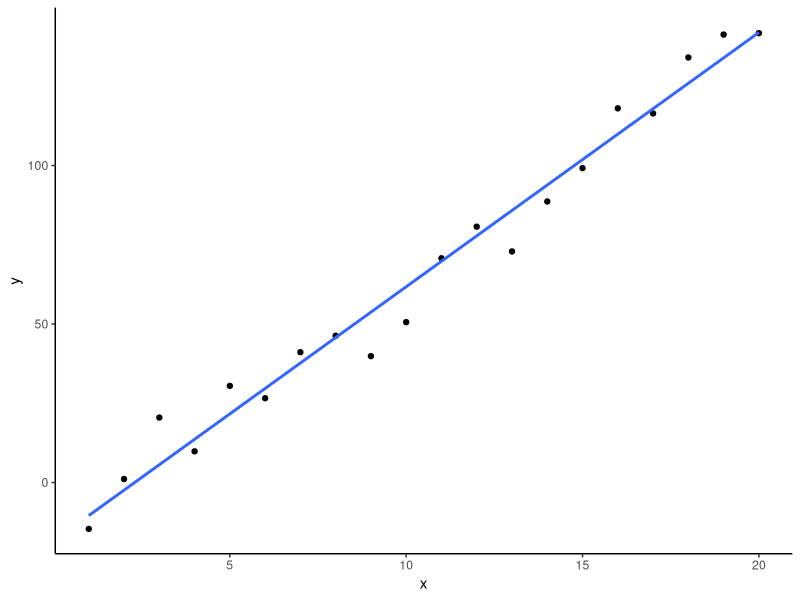
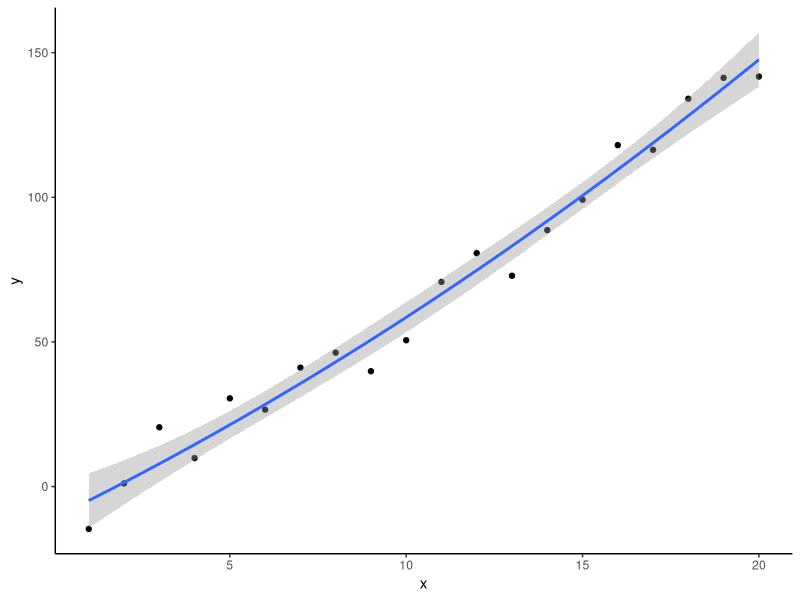
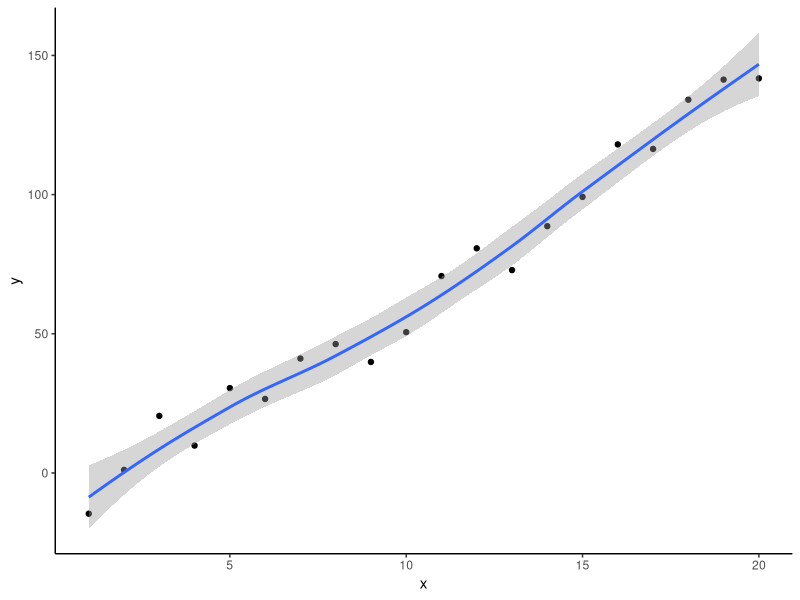
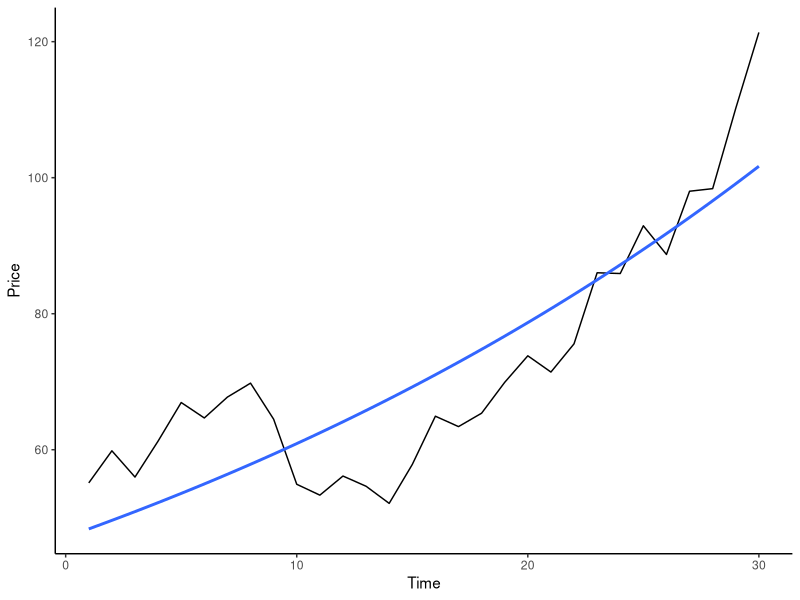
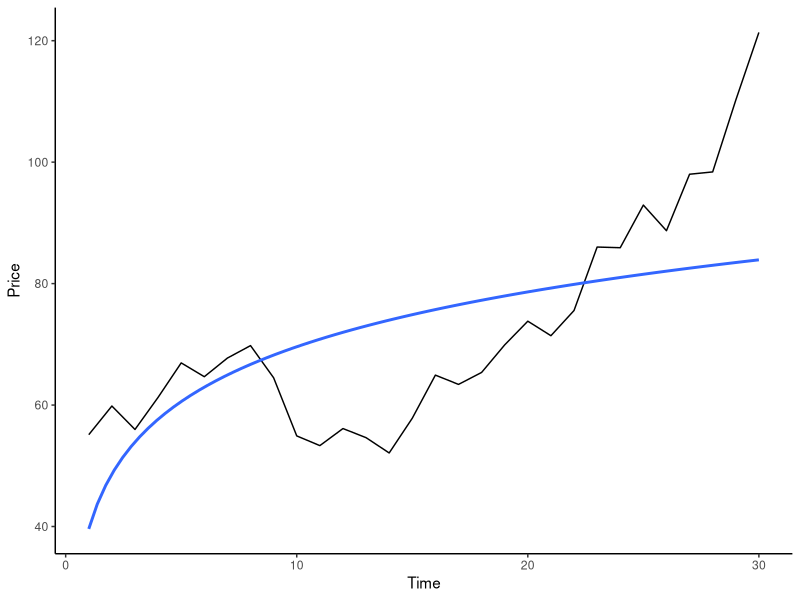
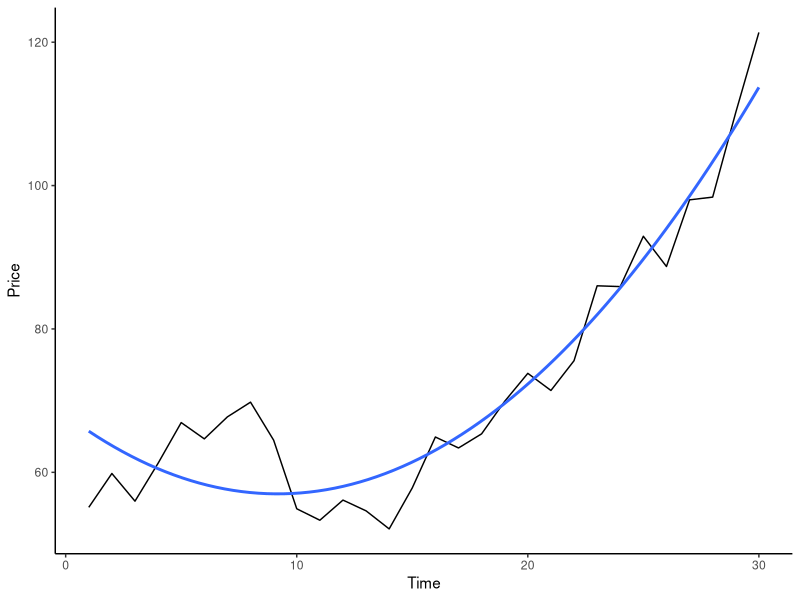
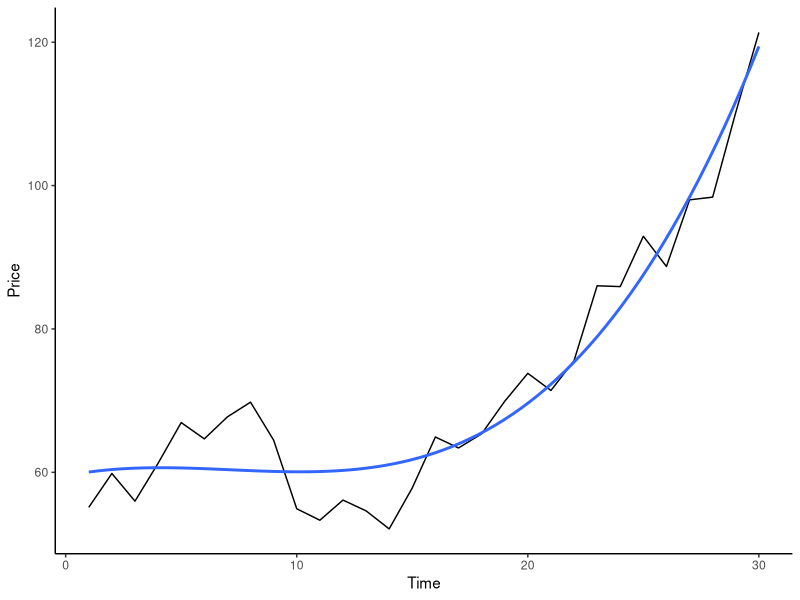
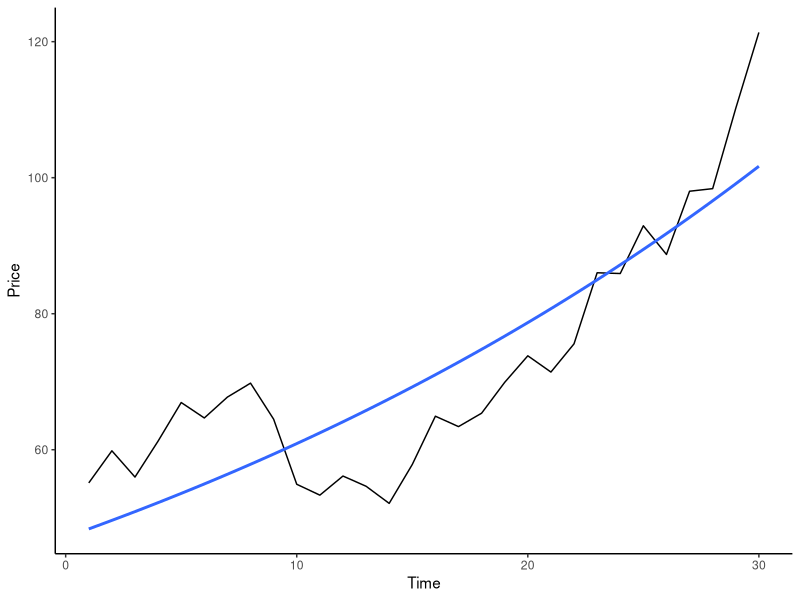

Write the R code that produced these figures, in order. (Note: this script raises an error after producing the figures.)
## ---- chunk 1
library(tidyverse)
library(readxl)
library(lubridate)
options(scipen=100, digits=4)
## ---- chunk 2
df <- data.frame(x=1:20, y=2*1:20+0.3*((1:20)^2) + rnorm(20, 0, 10))
df
## ---- chunk 3
df %>%
  ggplot(aes(x,y)) +
  geom_point() +
  geom_smooth(method="lm", se=FALSE) +
  theme_classic()
## ---- chunk 4
df %>%
  ggplot(aes(x,y)) +
  geom_point() +
  geom_smooth(method="lm", se=TRUE, formula = y ~poly(x, 2)) +
  theme_classic()
## ---- chunk 5
df %>%
  ggplot(aes(x,y)) +
  geom_point() +
  geom_smooth() +
  theme_classic()
## ---- chunk 6
op<-read_xlsx("Crude Oil Prices.xlsx", skip=3)
op<- op %>% mutate(Date=ym(Date))
op<-op %>% arrange(Date) %>% mutate(Time=row_number(Date))

## ---- chunk 7
lmfit<-lm(log(Price)~Time,op)
A = coef(lmfit)[1]
B = coef(lmfit)[2]

ggplot_exp<-op %>%
  ggplot(aes(x=Time, y=Price)) +
  geom_line() +
  theme_classic()+
  geom_smooth(method='nls',formula=y~a*exp(b*x), se=FALSE,method.args = list(start = list(a = A, b = B)))
ggplot_exp
## ---- chunk 8
ggplot_log<-op %>%
  ggplot(aes(x=Time, y=Price)) +
  geom_line() +
  theme_classic()+
  geom_smooth(method="lm", formula=y~log(x), se=FALSE)
ggplot_log
## ---- chunk 9
ggplot_poly2<-op %>%
  ggplot(aes(x=Time, y=Price)) +
  geom_line() +
  theme_classic()+
  geom_smooth(method='lm',formula=y~poly(x,2), se=FALSE)
ggplot_poly2
## ---- chunk 10
ggplot_poly3<-op %>%
  ggplot(aes(x=Time, y=Price)) +
  geom_line() +
  theme_classic()+
  geom_smooth(method='lm',formula=y~poly(x,3), se=FALSE)
ggplot_poly3
## ---- chunk 11
ggplot_power<-op %>%
  ggplot(aes(x=Time, y=Price)) +
  geom_line() +
  theme_classic()+
  geom_smooth(method='nls',formula=y~a*b^x, se=FALSE,,method.args=list(start=list(a=1, b=1)))
ggplot_power
## ---- chunk 12
library(cowplot)
all_plots<-cowplot::plot_grid(ggplot_exp, ggplot_log, ggplot_poly2, ggplot_poly3, ggplot_power, labels = c("Exponential", "Logarithmic","Polynomial 2nd","Polynomial 3rd", "Power"), label_size=10, ncol=2)
all_plots
## ---- chunk 13
hv<-read_xlsx("Home Market Value.xlsx", skip=2)
## ---- chunk 14
hv %>% ggplot(aes(`Square Feet`,`Market Value`))+
  geom_point()+
  theme_classic()
## ---- chunk 15
cor(hv$`Market Value`,hv$`Square Feet`)
cor(hv$`Market Value`,hv$`Square Feet`)^2
## ---- chunk 16
reg<-lm(`Market Value`~`Square Feet`,hv)
summary(reg)
## ---- chunk 17
fitted(reg)
plot(hv$`Square Feet`,hv$`Market Value`)
abline(reg)
## ---- chunk 18
1-((42-1)/(42-1-1))*(1-0.5347)
## ---- chunk 19
anova(reg)
## ---- chunk 20
par(mfrow=c(2,2))
plot(reg)
## ---- chunk 21
myData<-read_xlsx("Colleges and Universities.xlsx")
options(scipen=999)
Model <-lm(Earnings ~ Cost + Grad + Debt + City, data = myData)
summary(Model)

predict(Model, data.frame(Cost=25000, Grad=60, Debt=80, City=1), level=0.95, interval="confidence")

predict(Model, data.frame(Cost=25000, Grad=60, Debt=80, City=1), level=0.95, interval="prediction")
## ---- chunk 22
cu<-read_xlsx("Colleges and Universities.xlsx", skip=2)
reg2<-lm(`Graduation %`~`Median SAT`+`Acceptance Rate`+`Expenditures/Student`+`Top 10% HS`,cu)
summary(reg2)
## ---- chunk 23
ba<-read_xlsx("Banking Data.xlsx", skip=3)
## ---- chunk 24
reg3<-lm(Balance~Age+Education+Income+`Home Value`+Wealth,ba)
summary(reg3)
## ---- chunk 25
reg4<-lm(Balance~Age+Education+Income+Wealth, ba)
summary(reg4)
## ---- chunk 26
library(tidyverse)
library(readxl)
options(scipen=100, digits=4)
## ---- chunk 27
cu<-read_xlsx("Colleges and Universities.xlsx", skip=2)
hv<-read_xlsx("Home Market Value.xlsx", skip=2)
## ---- chunk 28
cor(cu %>% select(`Graduation %`,`Median SAT`,`Acceptance Rate`,`Expenditures/Student`,`Top 10% HS`))
## ---- chunk 29
cor(ba %>% select(Balance,Age,Education,Income,Wealth))
## ---- chunk 30
reg4<-lm(Balance~Age+Education+Income+Wealth, ba)
summary(reg4)
## ---- chunk 31
reg5<-lm(Balance~Age+Education+Income,ba)
summary(reg5)
## ---- chunk 32
reg6<-lm(Balance~Age+Income,ba)
summary(reg6)
## ---- chunk 33
reg7<-lm(Balance~Age+Education+Wealth,ba)
summary(reg7)
## ---- chunk 34
sd<-read_xlsx("Employee Salaries.xlsx", skip=2)
## ---- chunk 35
reg8<-lm(Salary~Age+as.factor(MBA),sd)
summary(reg8)
## ---- chunk 36
is<-read_xlsx("Insurance Survey.xlsx", skip=2, n_max=25)
## ---- chunk 37
unique(is$Education)
## ---- chunk 38
is <- is %>% mutate(graduate_degree=ifelse(Education=="Graduate degree",1,0))
is <- is %>% mutate(college_graduate=ifelse(Education=="College graduate",1,0))
is %>% select(Education, graduate_degree, college_graduate)
## ---- chunk 39
sf<-read_xlsx("Surface Finish.xlsx", skip=2)
## ---- chunk 40
unique(sf$`Cutting Tool`)
## ---- chunk 41
sf <- sf %>% mutate(TypeB=ifelse(`Cutting Tool`=="B",1,0))
sf <- sf %>% mutate(TypeC=ifelse(`Cutting Tool`=="C",1,0))
sf <- sf %>% mutate(TypeD=ifelse(`Cutting Tool`=="D",1,0))
sf %>% select(`Cutting Tool`, TypeB, TypeC, TypeD)
## ---- chunk 42
reg9<-lm(`Surface Finish`~RPM+TypeB+TypeC+TypeD,sf)
summary(reg9)
## ---- chunk 43
reg10<-lm(`Surface Finish`~RPM+as.factor(`Cutting Tool`),sf)
summary(reg10)
## ---- chunk 44
sd<-read_xlsx("Employee Salaries.xlsx", skip=2)
## ---- chunk 45
sd <- sd %>% mutate(MBA_bi=ifelse(MBA=="Yes",1,0))
sd <- sd %>% mutate(Interaction=Age*MBA_bi)
reg11<-lm(Salary~Age+MBA_bi+Interaction,sd)
# reg11<-lm(Salary~Age+MBA_bi+Age*MBA_bi,sd)
summary(reg11)
## ---- chunk 46
reg12<-lm(Salary~Age+Interaction,sd)
summary(reg12)
## ---- chunk 47
Year <- c(1959, 1960, 1961, 1962, 1963, 1964, 1965, 1966, 1967, 1968, 1969)
Population <- c(4835, 4970, 5085, 5160, 5310, 5260, 5235, 5255, 5235, 5210, 5175)
sample1 <- data.frame(Year, Population)
sample1$Year <- sample1$Year-1964
## ---- chunk 48
ggplot(sample1, aes(Year, Population)) +
  geom_point() +
  theme_classic()
## ---- chunk 49
fit1 <- lm(Population ~ Year, data=sample1)
fit2 <- lm(Population ~ Year + I(Year^2), data=sample1)
fit3 <- lm(Population ~ Year + I(Year^2) + I(Year^3), data=sample1)
summary(fit1)
summary(fit2)
summary(fit3)

## ---- chunk 50
ggplot(sample1, aes(Year, Population)) +
  geom_point() +
  geom_line(aes(y=predict(fit2))) +
  theme_classic()
## ---- chunk 51
bs<-read_xlsx("Beverage Sales.xlsx", skip=2)
## ---- chunk 52
reg13<-lm(Sales~Temperature,bs)
summary(reg13)
## ---- chunk 53
par(mfrow=c(2,2))
plot(reg13)
## ---- chunk 54
reg14<-lm(Sales~Temperature+I(Temperature^2),bs)
# reg14<-lm(Sales~Temperature+Temperature*Temperature,bs)
summary(reg14)
## ---- chunk 55
par(mfrow=c(2,2))
plot(reg14)
